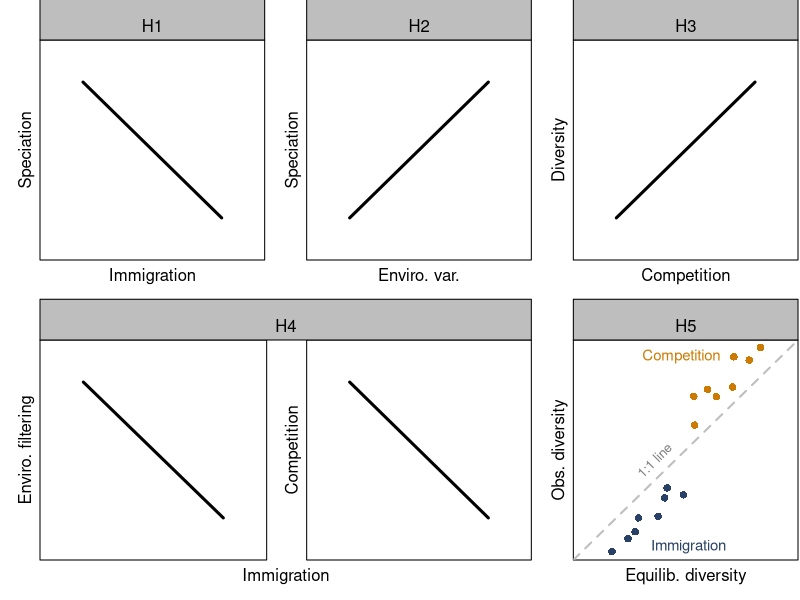
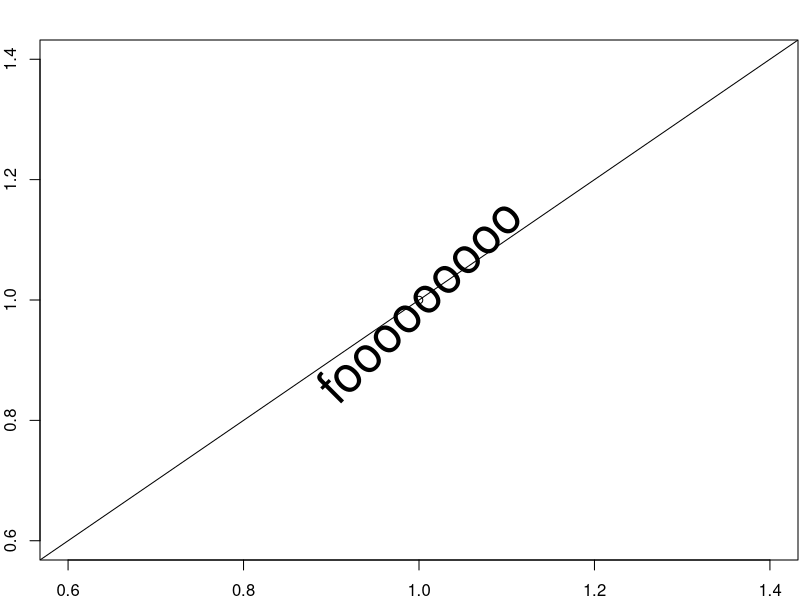

Generate these figures, in order, with R:
pdf('fig_hyp.pdf', width = 3.9 * 3, height = 2 * 2)

split.screen(matrix(c(0, 1/3, 0.5, 1, 
                      1/3, 2/3, 0.5, 1, 
                      2/3, 1, 0.5, 1, 
                      0, 2/3, 0, 0.5, 
                      2/3, 1, 0, 0.5), 
                    ncol = 4, byrow = TRUE))

screen(1)
par(mar = c(2, 2, 2, 0.1), mgp = c(0.25, 0, 0))
plot(1:2, type = 'n', axes = FALSE, frame.plot = TRUE, xlim = c(0.75, 2.25), ylim = c(0.75, 2.25), 
     xlab = 'Immigration', ylab = 'Speciation')
segments(1, 2, 2, 1, lwd = 3)

par(xpd = NA)
rect(par('usr')[1], par('usr')[4], par('usr')[2], par('usr')[4] + 0.3, col = 'gray')
mtext('H1', side = 3, line = 0.2)

screen(2)
par(mar = c(2, 2, 2, 0.1), mgp = c(0.25, 0, 0))
plot(1:2, type = 'n', axes = FALSE, frame.plot = TRUE, xlim = c(0.75, 2.25), ylim = c(0.75, 2.25), 
     xlab = 'Enviro. var.', ylab = 'Speciation')
segments(1, 1, 2, 2, lwd = 3)

par(xpd = NA)
rect(par('usr')[1], par('usr')[4], par('usr')[2], par('usr')[4] + 0.3, col = 'gray')
mtext('H2', side = 3, line = 0.2)

screen(3)
par(mar = c(2, 2, 2, 0.1), mgp = c(0.25, 0, 0))
plot(1:2, type = 'n', axes = FALSE, frame.plot = TRUE, xlim = c(0.75, 2.25), ylim = c(0.75, 2.25), 
     xlab = 'Competition', ylab = 'Diversity')
segments(1, 1, 2, 2, lwd = 3)

par(xpd = NA)
rect(par('usr')[1], par('usr')[4], par('usr')[2], par('usr')[4] + 0.3, col = 'gray')
mtext('H3', side = 3, line = 0.2)


split.screen(1:2, 4, erase = FALSE)

screen(6, new = FALSE)
par(mar = c(2, 2, 2, 0), mgp = c(0.25, 0, 0))
plot(1:2, type = 'n', axes = FALSE, frame.plot = TRUE, xlim = c(0.75, 2.25), ylim = c(0.75, 2.25), 
     xlab = '', ylab = 'Enviro. filtering')
segments(1, 2, 2, 1, lwd = 3)

screen(7, new = FALSE)
par(mar = c(2, 2, 2, 0.1), mgp = c(0.25, 0, 0))
plot(1:2, type = 'n', axes = FALSE, frame.plot = TRUE, xlim = c(0.75, 2.25), ylim = c(0.75, 2.25), 
     xlab = '', ylab = 'Competition')
segments(1, 2, 2, 1, lwd = 3)


screen(4, new = FALSE)
par(mar = c(2, 2, 2, 0.1), mgp = c(0.25, 0, 0))
plot(1:2, type = 'n', axes = FALSE, xlim = c(0.75, 2.25), ylim = c(0.75, 2.25), 
     xlab = 'Immigration', ylab = '')

par(xpd = NA)
rect(par('usr')[1], par('usr')[4], par('usr')[2], par('usr')[4] + 0.3, col = 'gray')
mtext('H4', side = 3, line = 0.2)

screen(5)
par(mar = c(2, 2, 2, 0.1), mgp = c(0.25, 0, 0))
plot(1:2, type = 'n', axes = FALSE, frame.plot = TRUE, xlim = c(0.75, 2.25), ylim = c(0.75, 2.25), 
     xlab = 'Equilib. diversity', ylab = 'Obs. diversity')
abline(0, 1, lty = 2, col = 'gray', lwd = 2)

set.seed(2)
x <- seq(1, 1.45, length.out = 8) + runif(8, -0.05, 0.05)
y <- x - runif(8, 0.1, 0.35)
points(x, y, col = hsv(0.6, 0.6, 0.4), pch = 16)

set.seed(4)
x <- seq(1.55, 2, length.out = 8) + runif(8, -0.05, 0.05)
y <- x + runif(8, 0.1, 0.35)
points(x, y, col = hsv(0.1, 1, 0.8), pch = 16)

text(1.3, 1.4, labels = '1:1 line', srt = 45, col = 'gray50', cex = 0.8, adj = c(0.5, 0))
text(1.25, 0.8, labels = 'Immigration', col = hsv(0.6, 0.6, 0.4), adj = c(0, 0.5), cex = 0.9)
text(1.75, 2.2, labels = 'Competition', col = hsv(0.1, 1, 0.8), adj = c(1, 0.5), cex = 0.9)

par(xpd = NA)
rect(par('usr')[1], par('usr')[4], par('usr')[2], par('usr')[4] + 0.3, col = 'gray')
mtext('H5', side = 3, line = 0.2)

close.screen(all.screens = TRUE)

dev.off()


pdf('afoo.pdf', width = 6, height = 8)
par(mar = c(2, 2, 2, 0.1))
plot(1)
text(1, 1, 'fooooooooo', srt = 45, cex = 3)
abline(0, 1)
dev.off()

